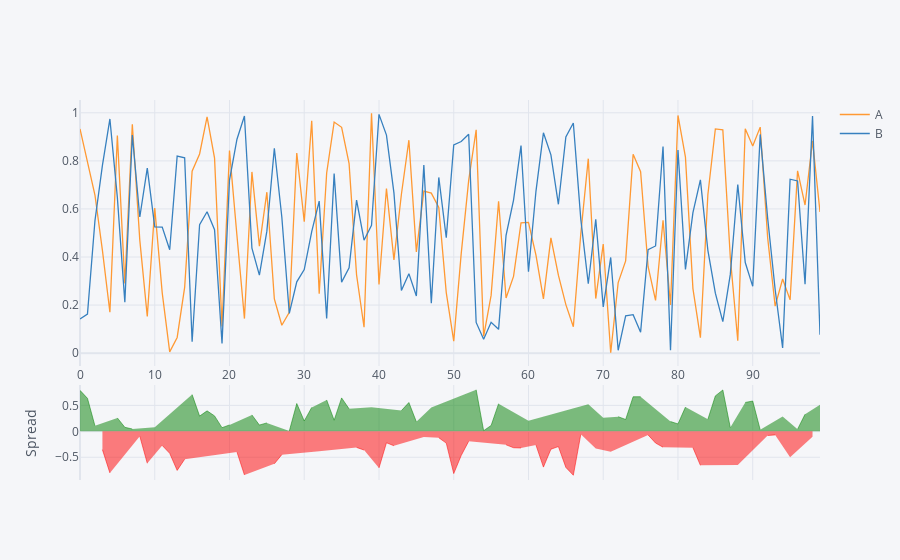

Source (notebook cell):
### Markdown cell above
- **Spread**, tipo de gráfico que da variação com o tempo de dados relacionados

### Code cell
df[['A','B']].iplot(kind='spread')
